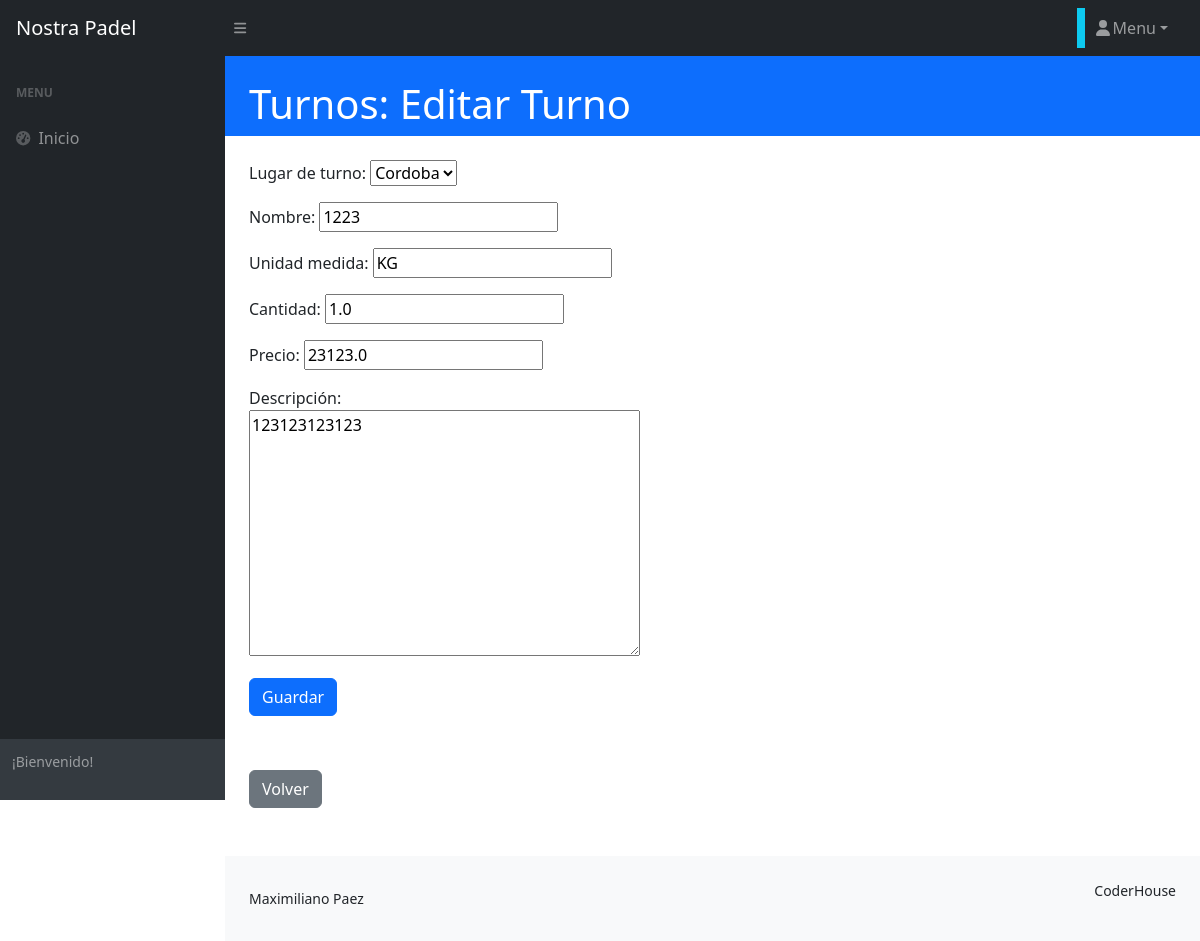
The app's page /turno/turno/update/2 with its own data.
### turno/models.py (models this page shows, shortened)
class Turno(models.Model):
    categoria_id = models.ForeignKey(
        TurnoLugar, null=True, blank=True, on_delete=models.SET_NULL, verbose_name="lugar de turno"
    )
    nombre = models.CharField(max_length=100)
    unidad_medida = models.CharField(max_length=100)
    cantidad = models.FloatField()
    precio = models.FloatField()
    descripcion = models.TextField(null=True, blank=True, verbose_name="descripción")
    fecha_actualizacion = models.DateField(
        null=True, blank=True, default=timezone.now, editable=False, verbose_name="fecha de actualización"
    )
    class Meta:
        verbose_name = "turno"
        verbose_name_plural = "turnos"

class TurnoLugar(models.Model):
    nombre = models.CharField(max_length=200, unique=True)
    descripcion = models.CharField(
        max_length=250, null=True, blank=True, verbose_name="descripcíon"
    )
    def __str__(self) -> str:
        return self.nombre
    class Meta:
        verbose_name = "lugar de turno"
        verbose_name_plural = "lugares de turnos"

### turno/views.py (the view)
# urls.py: path("turno/update/<int:pk>", views.TurnoUpdate.as_view(), name="turno_update"),
class TurnoUpdate(UpdateView):
    model = models.Turno
    form_class = forms.TurnoForm
    success_url = reverse_lazy("turno:turno_list")

### turno/forms.py
class TurnoForm(forms.ModelForm):
    class Meta:
        model = models.Turno
        fields = "__all__"

### turno/templates/turno/turno_form.html (shortened to what this page needs)
{% extends 'core/base.html' %}
{% block titulo %}
    {% if form.instance.pk %}
        <div class="container-fluid px-4">
            <h1 class="mt-4">Turnos: Editar Turno</h1>
        </div>
    {% else %}
        <div class="container-fluid px-4">
            <h1 class="mt-4">Turnos: Creación de Turno</h1>
        </div>
    {% endif %}
{% endblock titulo %}
{% block contenido %}
<form method="post">
    <div class="container-fluid p-4">
        <div class="row">
            <div class="col-md-6">
                {{ form.as_p }}
            </div>
        </div>
        <button type="submit" class="btn btn-primary">Guardar</button>
    </div>
</form>
<div class="container-fluid p-4">
    <div class="fs-3 pb-4">
        <a href="{% url 'turno:home' %}" class="btn btn-secondary">Volver</a>
    </div>
</div>
{% endblock contenido %}

### records on screen
Turno: categoria_id "Cordoba", unidad_medida "KG", cantidad "1.0", precio "23123.0", descripcion "123123123123"
TurnoLugar: nombre "1223"
